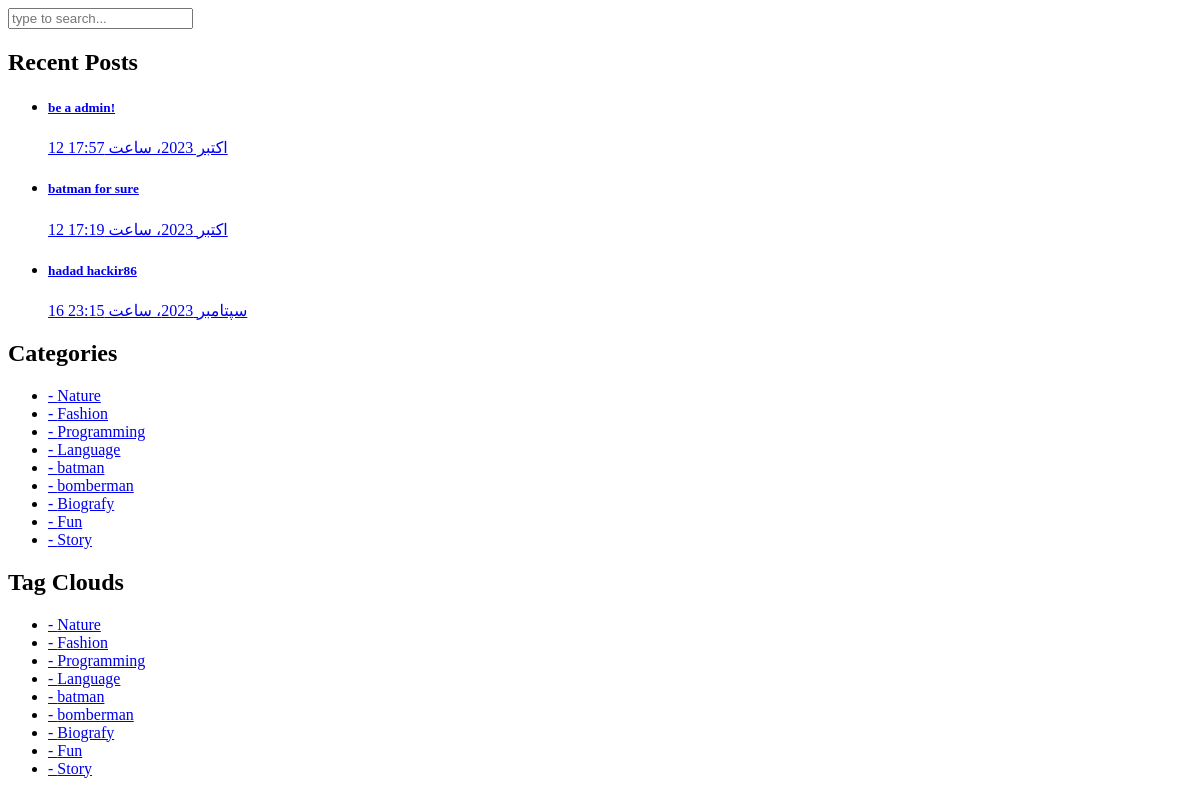
Page /sidebar on the earlier database version.
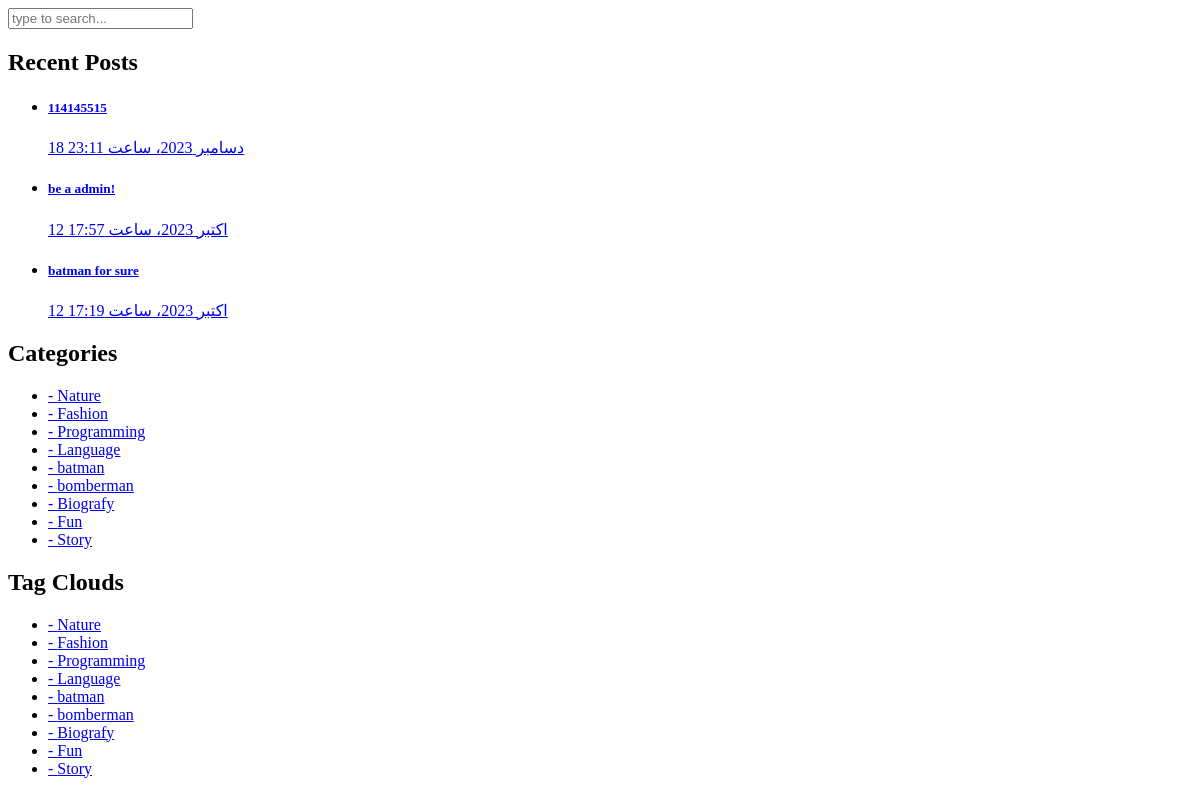
Same page on the later database version.
### blog/models.py (models this page shows, shortened)
class Article(models.Model):
    author = models.ForeignKey(User, on_delete=models.CASCADE, related_name="articles", verbose_name="نویسنده")
    category = models.ManyToManyField(Category, related_name="articles", verbose_name="دسته‌بندی")
    title = models.CharField(max_length=70, unique=True, verbose_name="عنوان")
    body = models.TextField(verbose_name="متن")
    image = models.ImageField(null=True, blank=True, upload_to='images/articles', verbose_name="تصویر")
    created = models.DateTimeField(auto_now_add=True, verbose_name="تاریخ ایجاد")
    updated = models.DateTimeField(auto_now=True, verbose_name="تاریخ بروزرسانی")
    slug = models.SlugField(null=True, unique=True)
    class Meta:
        ordering = ("created",)
        verbose_name = "مقاله"
        verbose_name_plural = "مقالات"
    def get_absolute_url(self):
        return reverse("blog:details", kwargs={'slug': self.slug})
    def showimage(self):
        if self.image:
            return format_html(f'<img src="{self.image.url}" width="60px" height="60px">')
        return format_html('<h3 style="color: red" >تصویر موجود نیست</h3>')
    showimage.short_description = "تصاویر"

class Category(models.Model):
    title = models.CharField(max_length=100, verbose_name="عنوان")
    created = models.DateTimeField(auto_now=True, verbose_name="تاریخ ایجاد")
    slug = models.SlugField(null=True, unique=True)
    def get_absolute_url(self):
        return reverse("blog:categories", kwargs={'slug': self.slug})
    class Meta:
        verbose_name = "دسته‌بندی"
        verbose_name_plural = "دسته‌بندی‌ها"

### home/views.py (the view)
# urls.py: path('sidebar', views.sidebar, name='sidebar'),
def sidebar(request):
    data = {"name": "amir hossein"}
    return render(request, "includes/sidebar.html", context=data)

### contex_processors/contex_processors.py (called while the page is built)
def art(request):
    context = Article.objects.all().order_by("-updated",)
    categories = Category.objects.all()
    return {"articles": context, "category": categories}

### templates/includes/sidebar.html (shortened to what this page needs)
{% load static %}
<div class="col-lg-4">
    <div class="sidebar">
        <div class="row">
            <div class="col-lg-12">
                <div class="sidebar-item search">
                    <form id="search_form" name="gs" method="GET" action="{% url 'blog:search_articles' %}">
                        <input type="text" name="q" class="searchText" placeholder="{% if request.GET.q %}{{ request.GET.q }}{% else %}type to search...{% endif %} "
                               autocomplete="on">
                    </form>
                </div>
            </div>
            <div class="col-lg-12">
                <div class="sidebar-item recent-posts">
                    <div class="sidebar-heading">
                        <h2>Recent Posts</h2>
                    </div>
                    <div class="content">
                        <ul>
                            {% for article in articles %}
                                {% if forloop.counter <= 3 %}
                                    <li><a href="{{ article.get_absolute_url }}">
                                        <h5>{{ article.title }}</h5>
                                        <span>{{ article.updated }}</span>
                                    </a></li>
                                {% endif %}
                            {% endfor %}
                        </ul>
                    </div>
                </div>
            </div>
            <div class="col-lg-12">
                <div class="sidebar-item categories">
                    <div class="sidebar-heading">
                        <h2>Categories</h2>
                    </div>
                    <div class="content">
                        <ul>
                            {% for article in category %}
                                <li><a href="{{ article.get_absolute_url }}">- {{ article.title }}</a></li>
                            {% endfor %}
                        </ul>
                    </div>
                </div>
            </div>
            <div class="col-lg-12">
                <div class="sidebar-item tags">
                    <div class="sidebar-heading">
                        <h2>Tag Clouds</h2>
                    </div>
                    <div class="content">
                        <ul>
                            {% for article in category %}
                                <li><a href="{{ article.get_absolute_url }}">- {{ article.title }}</a></li>
                            {% endfor %}
                        </ul>
                    </div>
                </div>
            </div>
        </div>
    </div>
</div>

Differences in the rows shown:
no longer on this page (row unchanged): Article: title "hadad hackir86", updated "16 سپتامبر 2023، ساعت 23:15"
added Article: title "114145515", updated "18 دسامبر 2023، ساعت 23:11"
